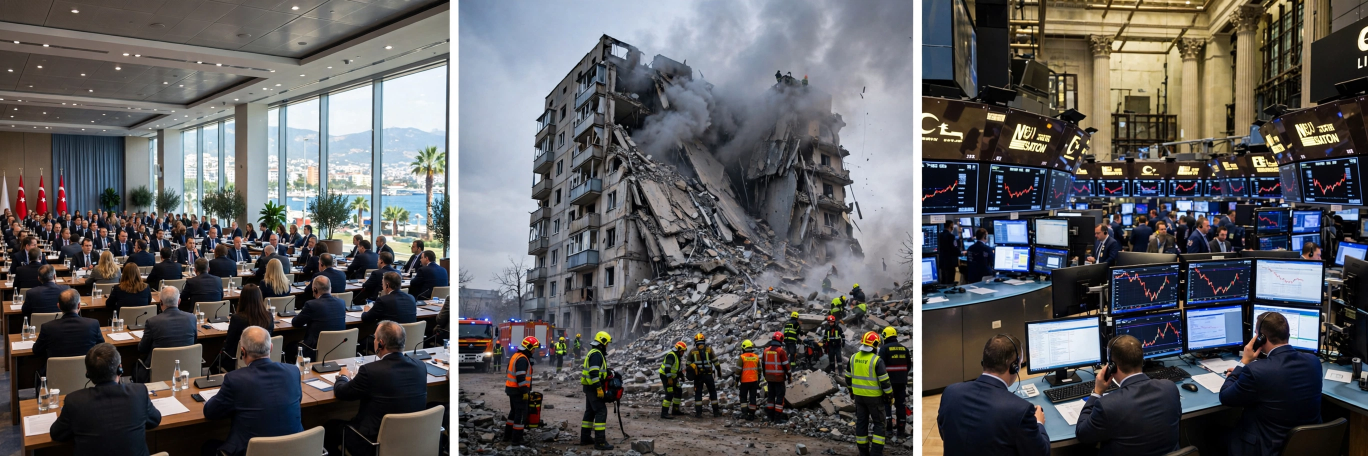
#> input picture assets/realistic/media-generation-hero-triptik-realistis-0-3f64c7b6-495b-4736-b2b9-c9d62ae65779.webp, 2736 x 912 px (shown at 1/2 size); its folder holds 3 pictures in this run
$ python main.py
#> lines starting #> are read from the running program, lines starting #| are printed output that depends on the picture
"""Saturday 21 November 2026 -- The World's News in One Picture.

Deterministic newspaper front page (1024x1024) for the make.fun bounty
news-image-20261121. Draws 38 dated stories from 7 regions with realistic
photographs and a world map. Pillow only; no network, no randomness, no
clock. The same input always produces the same bytes.
"""
from __future__ import annotations

import glob
import io
import os
import sys

try:
    from PIL import Image, ImageDraw, ImageFont
except ImportError:  # the grader image has no Pillow: fall back to bundle
    Image = None
    ImageDraw = None
    ImageFont = None

# ---------------------------------------------------------------- page setup
W = 1024
H = 1024
MARGIN = 24
CW = W - 2 * MARGIN  # 976 usable width

PAPER = (247, 241, 222)
INK = (26, 26, 26)
RED = (178, 34, 34)
GREY = (107, 107, 107)
RULE = (26, 26, 26)
LAND = (205, 193, 164)
LAND_EDGE = (158, 143, 112)
CHIP_LINE = (200, 190, 165)

# Region colours, used by the region bar chips.
REGION_COLOURS = {
    "Europe": (29, 78, 216),
    "Asia-Pacific": (14, 116, 144),
    "Americas": (185, 28, 28),
    "Middle East": (146, 64, 14),
    "Africa": (21, 128, 61),
    "Oceania": (124, 58, 237),
    "Global": (71, 85, 105),
}

# ---------------------------------------------------------------- fonts
_SERIF = "DejaVuSerif.ttf"
_SERIF_B = "DejaVuSerif-Bold.ttf"
_SANS = "DejaVuSans.ttf"
_SANS_B = "DejaVuSans-Bold.ttf"


def load_font(name: str, size: int):
    """Load a font from fonts/ next to this file, then the system DejaVu
    directory, then Pillow's built-in default. Never raises."""
    here = os.path.dirname(os.path.abspath(__file__))
    for base in (os.path.join(here, "fonts"),
                 "/usr/share/fonts/truetype/dejavu"):
        path = os.path.join(base, name)
        if os.path.exists(path):
            try:
                return ImageFont.truetype(path, size)
            except Exception:
                continue
    return ImageFont.load_default()


# ---------------------------------------------------------------- text tools
def wrap(draw, text: str, font, max_w: int):
    """Greedy word wrap. Returns a list of lines, each at most max_w wide."""
    words = text.split()
    lines = []
    cur = ""
    for word in words:
        trial = word if not cur else cur + " " + word
        if draw.textlength(trial, font=font) <= max_w:
            cur = trial
        else:
            if cur:
                lines.append(cur)
            cur = word
    if cur:
        lines.append(cur)
    return lines


def draw_block(draw, x: int, y: int, text: str, font, max_w: int,
               max_lines: int, lh: int, fill) -> int:
    """Draw wrapped text, at most max_lines lines; the last line is cut with
    an ellipsis when it does not fit. Returns the y just below the block."""
    lines = wrap(draw, text, font, max_w)
    if len(lines) > max_lines:
        lines = lines[:max_lines]
        last = lines[-1]
        while last and draw.textlength(last + "\u2026", font=font) > max_w:
            last = last[:-1]
        lines[-1] = last.rstrip() + "\u2026"
    for i, line in enumerate(lines):
        draw.text((x, y + i * lh), line, font=font, fill=fill)
    return y + len(lines) * lh


def draw_brief(draw, x: int, y: int, num: int, place: str, text: str,
               src: str, fb, fr, max_w: int) -> None:
    """One-line brief: red number, bold place, regular text + source,
    truncated with an ellipsis when it runs past max_w."""
    n = str(num) + " "
    p = place.upper() + ": "
    nw = draw.textlength(n, font=fb)
    pw = draw.textlength(p, font=fb)
    rest = text + " (" + src + ")"
    avail = max_w - nw - pw
    if draw.textlength(rest, font=fr) > avail:
        while rest and draw.textlength(rest + "\u2026", font=fr) > avail:
            rest = rest[:-1]
        rest = rest.rstrip() + "\u2026"
    draw.text((x, y), n, font=fb, fill=RED)
    draw.text((x + nw, y), p, font=fb, fill=INK)
    draw.text((x + nw + pw, y), rest, font=fr, fill=INK)


# ---------------------------------------------------------------- photos
def _find_strip(base: str, prefix: str) -> str:
    hits = sorted(glob.glob(os.path.join(base, prefix + "*.webp")))
    if not hits:
        raise FileNotFoundError(prefix)
    return hits[0]


def load_photos():
    """Load the three realistic photo strips and slice them into the 3 hero
    squares and the 10 mid squares, in story order."""
    here = os.path.dirname(os.path.abspath(__file__))
    base = os.path.join(here, "assets", "realistic")
    hero_strip = Image.open(_find_strip(base, "media-generation-hero"))
#> hero_strip is the input picture: PIL image 2736x912 RGB; mean R, G, B 93.2, 92.3, 93.6
    mid1 = Image.open(_find_strip(base, "media-generation-mid-baris1"))
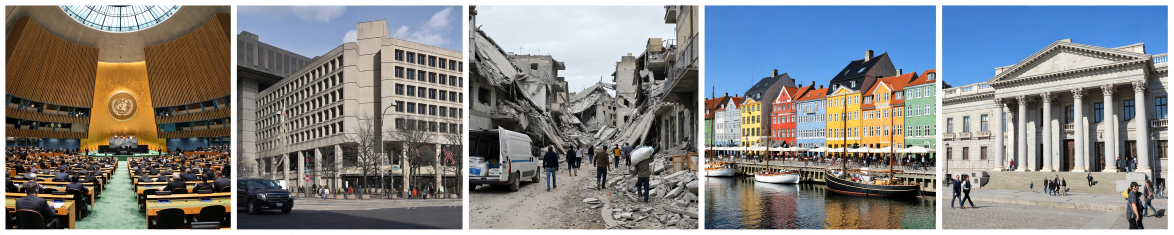
#> input picture assets/realistic/media-generation-mid-baris1-realistis-0-55f86839-1571-4050-9dc3-6a908875791f.webp, 3520 x 704 px (shown at 1/3 size)
#> mid1 is the input picture: PIL image 3520x704 RGB; mean R, G, B 133.3, 133.8, 134
    mid2 = Image.open(_find_strip(base, "media-generation-mid-baris2"))
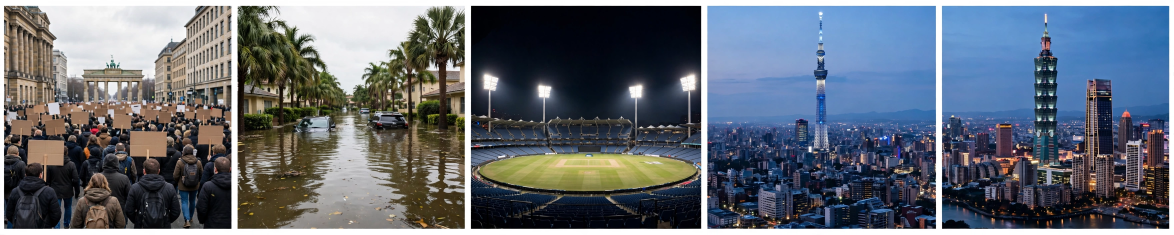
#> input picture assets/realistic/media-generation-mid-baris2-realistis-0-33fac0f2-da1d-4247-b4aa-effc519f4b14.webp, 3520 x 704 px (shown at 1/3 size)
#> mid2 is the input picture: PIL image 3520x704 RGB; mean R, G, B 98.1, 105.5, 115.5
    heroes = []
    for i in range(3):
        heroes.append(hero_strip.crop((i * 912, 0, (i + 1) * 912, 912)))
#> after the loop, heroes = 3 items
    mids = []
    for strip in (mid1, mid2):
        for j in range(5):
            mids.append(strip.crop((j * 704, 0, (j + 1) * 704, 704)))
#> this loop made 2 passes
#> after the loop, mids = 10 items
    return heroes, mids


def crop_to(src, tw: int, th: int):
    """Centre-crop src to the target aspect ratio, then resize to tw x th."""
    sw, sh = src.size
    target = tw / th
    if sw / sh > target:
        nw = int(sh * target)
        x0 = (sw - nw) // 2
        box = (x0, 0, x0 + nw, sh)
    else:
        nh = int(sw / target)
        y0 = (sh - nh) // 2
        box = (0, y0, sw, y0 + nh)
    return src.crop(box).resize((tw, th), Image.LANCZOS)

# ---------------------------------------------------------------- story data
# Every story happened, or was first reported, on Saturday 21 November 2026.
# Regions total: Europe 8, Asia-Pacific 6, Americas 7, Middle East 5,
# Africa 5, Oceania 4, Global 3 = 38.

HEROES = [
    {
        "num": 1, "place": "Antalya, Turkey", "topic": "CLIMATE",
        "region": "Europe",
        "headline": "COP31 talks go deep into overtime with no deal",
        "deck": "EU's Hoekstra: 'It's either a good deal or no deal.' "
                "Draft strips fossil fuels and the $120bn adaptation fund. "
                "Ethiopia named host of COP32. (Reuters)",
        "photo": 0, "lat": 36.9, "lon": 30.7, "dx": -10, "dy": 8,
    },
    {
        "num": 2, "place": "Kryvyi Rih, Ukraine", "topic": "WAR",
        "region": "Europe",
        "headline": "Russia strikes Kryvyi Rih, killing a boy of 7 and a paramedic",
        "deck": "Overnight wave of 3 ballistic missiles and 148 drones; "
                "58 hurt, 25 apartment blocks damaged. Kyiv hit again at "
                "dawn. (Ukraine Air Force, Reuters)",
        "photo": 1, "lat": 47.9, "lon": 33.4, "dx": 8, "dy": -8,
    },
    {
        "num": 3, "place": "New York", "topic": "MARKETS",
        "region": "Americas",
        "headline": "AI sell-off pushes S&P 500 and Dow into correction",
        "deck": "US stocks fell 3.7% on Friday as chipmakers led the slide; "
                "indexes now 10% off their peaks. (Reuters, AP)",
        "photo": 2, "lat": 40.7, "lon": -74.0, "dx": -10, "dy": -10,
    },
]

MIDS = [
    {
        "num": 4, "place": "Geneva", "topic": "ARMS", "region": "Global",
        "headline": "128 nations agree to work on 'killer robot' rules",
        "deck": "Delegates aim for an accord by 2028 on lethal autonomous "
                "weapons. (UN, AP)",
        "photo": 0, "lat": 46.2, "lon": 6.1, "dx": -6, "dy": 4,
    },
    {
        "num": 5, "place": "Washington", "topic": "SECURITY",
        "region": "Americas",
        "headline": "FBI probes hack of its national crime database",
        "deck": "The NCIC system, used for warrants and background checks, "
                "was apparently breached. (CNN)",
        "photo": 1, "lat": 38.9, "lon": -77.0, "dx": 10, "dy": 10,
    },
    {
        "num": 6, "place": "Gaza City", "topic": "CONFLICT",
        "region": "Middle East",
        "headline": "Israeli strike kills 3 in World Central Kitchen vehicle",
        "deck": "Drone hit a van carrying food aid; a fourth Palestinian "
                "shot dead in Jabalia. 1,671 killed since the truce. "
                "(Reuters, Al Jazeera)",
        "photo": 2, "lat": 31.5, "lon": 34.5, "dx": 10, "dy": 12,
    },
    {
        "num": 7, "place": "Copenhagen", "topic": "SECURITY",
        "region": "Europe",
        "headline": "Denmark to expel Russia's defence attache",
        "deck": "Accused of plotting to kill US-Ukrainian rapper Kyivstoner "
                "at a concert. (Danish govt)",
        "photo": 3, "lat": 55.7, "lon": 12.6, "dx": -12, "dy": -10,
    },
    {
        "num": 8, "place": "Madrid", "topic": "POLITICS", "region": "Europe",
        "headline": "Spain heads to a 29 November election",
        "deck": "Conservatives gain as the campaign opens. (Reuters)",
        "photo": 4, "lat": 40.4, "lon": -3.7, "dx": -14, "dy": 8,
    },
    {
        "num": 9, "place": "Berlin", "topic": "PROTEST", "region": "Europe",
        "headline": "Gen Z protests spread across 25 countries",
        "deck": "Young Europeans march in coordinated rallies. (AP)",
        "photo": 5, "lat": 52.5, "lon": 13.4, "dx": 10, "dy": 6,
    },
    {
        "num": 10, "place": "Florida", "topic": "WEATHER",
        "region": "Americas",
        "headline": "Floods worsen as 28 inches of rain hits Brevard",
        "deck": "Heavy rain threatens Florida's central coast after days "
                "of downpours. (AP)",
        "photo": 6, "lat": 28.3, "lon": -80.7, "dx": 0, "dy": 14,
    },
    {
        "num": 11, "place": "Melbourne", "topic": "CRICKET",
        "region": "Oceania",
        "headline": "Australia edge England in MCG T20 thriller",
        "deck": "Hosts chase 191 to win by 3 wickets off the penultimate "
                "ball; Brook hit 65 off 28. (Reuters)",
        "photo": 7, "lat": -37.8, "lon": 145.0, "dx": 0, "dy": 0,
    },
    {
        "num": 12, "place": "Tokyo", "topic": "DIPLOMACY",
        "region": "Asia-Pacific",
        "headline": "India and Japan hold 2+2 defence dialogue",
        "deck": "Ministers agree on exercises, maritime security and "
                "co-production. (MEA, Kyodo)",
        "photo": 8, "lat": 35.7, "lon": 139.7, "dx": 0, "dy": 0,
    },
    {
        "num": 13, "place": "Taipei", "topic": "TECH",
        "region": "Asia-Pacific",
        "headline": "Taiwan flags Meta accounts over China meddling",
        "deck": "Officials say numerous accounts pushed election "
                "interference. (Taiwan govt)",
        "photo": 9, "lat": 25.0, "lon": 121.6, "dx": -8, "dy": 8,
    },
]

# 25 one-line briefs: (number, place, short text, source).
BRIEFS = [
    (14, "Addis Ababa", "Ethiopia to host COP32 in 2027", "UN"),
    (15, "Mogadishu", "Somalia expels UAE ambassador", "Reuters"),
    (16, "Gombe, Nigeria", "Troops fire on village; 3 killed", "Daily Trust"),
    (17, "Nairobi", "Kenya headcount over Russia fears", "Police"),
    (18, "Johannesburg", "South Africa holds rate at 7.25%", "Reserve Bank"),
    (19, "Gulf of Oman", "Projectiles hit two tankers", "UKMTO"),
    (20, "Baghdad", "Iraq probes Basra plant blast", "PM's office"),
    (21, "Sana'a", "Yemen displaced top 357,000", "UN"),
    (22, "Tehran", "Iran rejects Trump bioweapons claim", "IRNA"),
    (23, "Washington", "Trump weighs new Iran strikes", "NYT"),
    (24, "Los Angeles", "Man convicted over Palisades fire", "Court"),
    (25, "Port-au-Prince", "Haiti blast kills Salvadoran troops", "AP"),
    (26, "Illinois", "Teen denies temple attack plot", "AP"),
    (27, "New Delhi", "Trump hails India's 7% growth", "Remarks"),
    (28, "Beijing", "China tells Japan to change tack", "Beijing"),
    (29, "Rajasthan", "RAPP-8 reactor gets criticality nod", "AERB"),
    (30, "Sydney", "Australia, China agree AI talks", "ABC"),
    (31, "Wellington", "Rahul ton as India fight back", "IANS"),
    (32, "Cook Islands", "Cyclone Xavier weakens from Cat 5", "JTWC"),
    (33, "Melbourne", "North Melbourne into 4th AFLW final", "AFL"),
    (34, "Frankfurt", "Lufthansa plans 1,000 job cuts", "Lufthansa"),
    (35, "Brussels", "EU pays Ukraine almost 8bn euros", "EU"),
    (36, "Rome", "Italy approves Tesla self-driving", "Govt"),
    (37, "Health", "WHO warns on Congo Ebola deaths", "WHO"),
    (38, "Sport", "Dembele, Bonmati win Ballon d'Or", "France Football"),
]

KPIS = [
    ("128", "nations agree killer-robot rules"),
    ("148", "drones in Russia's overnight wave"),
    ("$120bn", "COP31 adaptation fund dropped"),
    ("28 in", "rain in Florida's Brevard County"),
    ("1,671", "killed in Gaza since the truce"),
    ("3 wkts", "Australia beat England at the MCG"),
]

REGIONS = [
    ("Europe", 8),
    ("Asia-Pacific", 6),
    ("Americas", 7),
    ("Middle East", 5),
    ("Africa", 5),
    ("Oceania", 4),
    ("Global", 3),
]

# Friday 20 November news, deliberately left out of the story list.
DATE_CHECK_ITEMS = (
    "the Kyiv bridges missile attack; the Poland missile landings; "
    "the UK-EU 'reset' deal; the S&P 500's Friday close; the Shenzhen "
    "Trump-Xi-Putin summit; the ICJ Myanmar genocide ruling; Anthropic's "
    "$2tn IPO; the Houthi strike on Riyadh's PIF Tower."
)

FOOTER = ("Every story here happened, or was first reported, on Saturday "
          "21 November 2026. Sources named beside each story \u2014 "
          "original photographs.")

# ---------------------------------------------------------------- world map
# Simplified continent outlines as (lon, lat) polygons. Drawn in a plain
# equirectangular projection: lon -180..180 maps across the map box, and
# lat 75..-60 maps down it. Rough on purpose -- a newspaper locator map.
CONTINENTS = [
    # North America
    [(-170, 65), (-140, 70), (-120, 70), (-100, 68), (-85, 65), (-70, 60),
     (-60, 50), (-65, 45), (-75, 35), (-80, 30), (-90, 20), (-100, 18),
     (-110, 22), (-120, 35), (-125, 48), (-140, 60), (-160, 58), (-170, 65)],
    # South America
    [(-80, 10), (-70, 12), (-60, 8), (-50, 0), (-40, -5), (-35, -10),
     (-40, -20), (-50, -30), (-60, -40), (-70, -50), (-70, -55),
     (-65, -45), (-70, -30), (-75, -15), (-80, -5), (-80, 10)],
    # Europe
    [(-10, 36), (-5, 43), (0, 46), (-2, 50), (5, 55), (8, 58), (15, 58),
     (20, 55), (25, 60), (30, 65), (35, 68), (40, 68), (35, 60), (30, 55),
     (25, 50), (28, 45), (23, 40), (20, 38), (15, 38), (10, 38), (5, 40),
     (0, 38), (-5, 36), (-10, 36)],
    # Africa
    [(-18, 15), (-10, 30), (0, 35), (10, 37), (20, 32), (30, 31),
     (35, 28), (40, 20), (45, 12), (50, 10), (48, 0), (40, -10),
     (35, -20), (30, -30), (20, -35), (15, -30), (12, -18), (10, -5),
     (5, 5), (-5, 5), (-10, 10), (-18, 15)],
    # Asia
    [(40, 68), (60, 70), (80, 72), (100, 75), (120, 73), (140, 72),
     (160, 70), (170, 65), (160, 60), (150, 60), (140, 55), (140, 45),
     (130, 40), (127, 35), (122, 30), (120, 25), (110, 20), (105, 10),
     (100, 8), (95, 15), (90, 22), (85, 20), (80, 10), (75, 8), (70, 20),
     (65, 25), (60, 25), (55, 28), (50, 30), (45, 35), (40, 40), (40, 55),
     (40, 68)],
    # Australia
    [(113, -22), (120, -15), (130, -12), (140, -15), (145, -12),
     (150, -20), (153, -27), (150, -37), (140, -38), (130, -32),
     (120, -34), (113, -30), (113, -22)],
]


def _project(lon: float, lat: float, mx: int, my: int, mw: int, mh: int):
    x = mx + (lon + 180.0) / 360.0 * mw
    y = my + (75.0 - lat) / 135.0 * mh
    return (x, y)


def draw_map(draw, mx: int, my: int, mw: int, mh: int, pins):
    """Draw the continents and the numbered pins for the 13 illustrated
    stories. Pins carry a small manual nudge so crowded ones do not sit on
    top of each other."""
    for poly in CONTINENTS:
        pts = [_project(lon, lat, mx, my, mw, mh) for lon, lat in poly]
        draw.polygon(pts, fill=LAND, outline=LAND_EDGE)
    f_pin = load_font(_SANS_B, 10)
    for story in pins:
        px, py = _project(story["lon"], story["lat"], mx, my, mw, mh)
        px += story["dx"]
        py += story["dy"]
        r = 8
        draw.ellipse((px - r, py - r, px + r, py + r), fill=RED,
                     outline=(255, 255, 255), width=1)
        label = str(story["num"])
        tw = draw.textlength(label, font=f_pin)
        draw.text((px - tw / 2, py - 5), label, font=f_pin,
                  fill=(255, 255, 255))


# ---------------------------------------------------------------- render
def render():
    """Draw the whole front page. Raises ImportError fast when Pillow is
    missing, so main() can fall back to the bundled image."""
    if Image is None:
        raise ImportError("Pillow is not available")
    heroes, mids = load_photos()
#> heroes = 3 items; mids = 10 items
    img = Image.new("RGB", (W, H), PAPER)
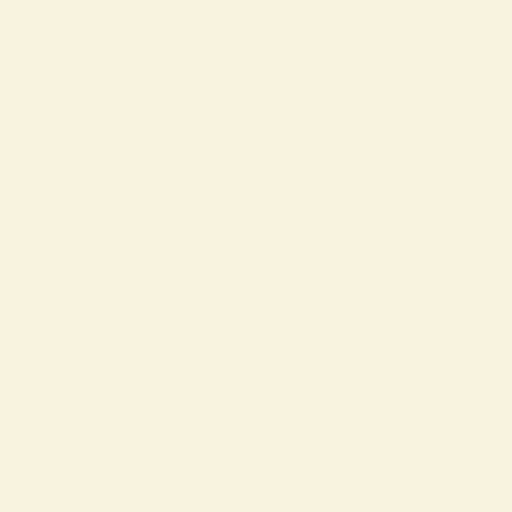
#> img: PIL image 1024x1024 RGB (shown at 1/2 size); mean R, G, B 247, 241, 222
    d = ImageDraw.Draw(img)

    f_eyebrow = load_font(_SANS_B, 11)
#> (the rest of the program and of its run is left out)
